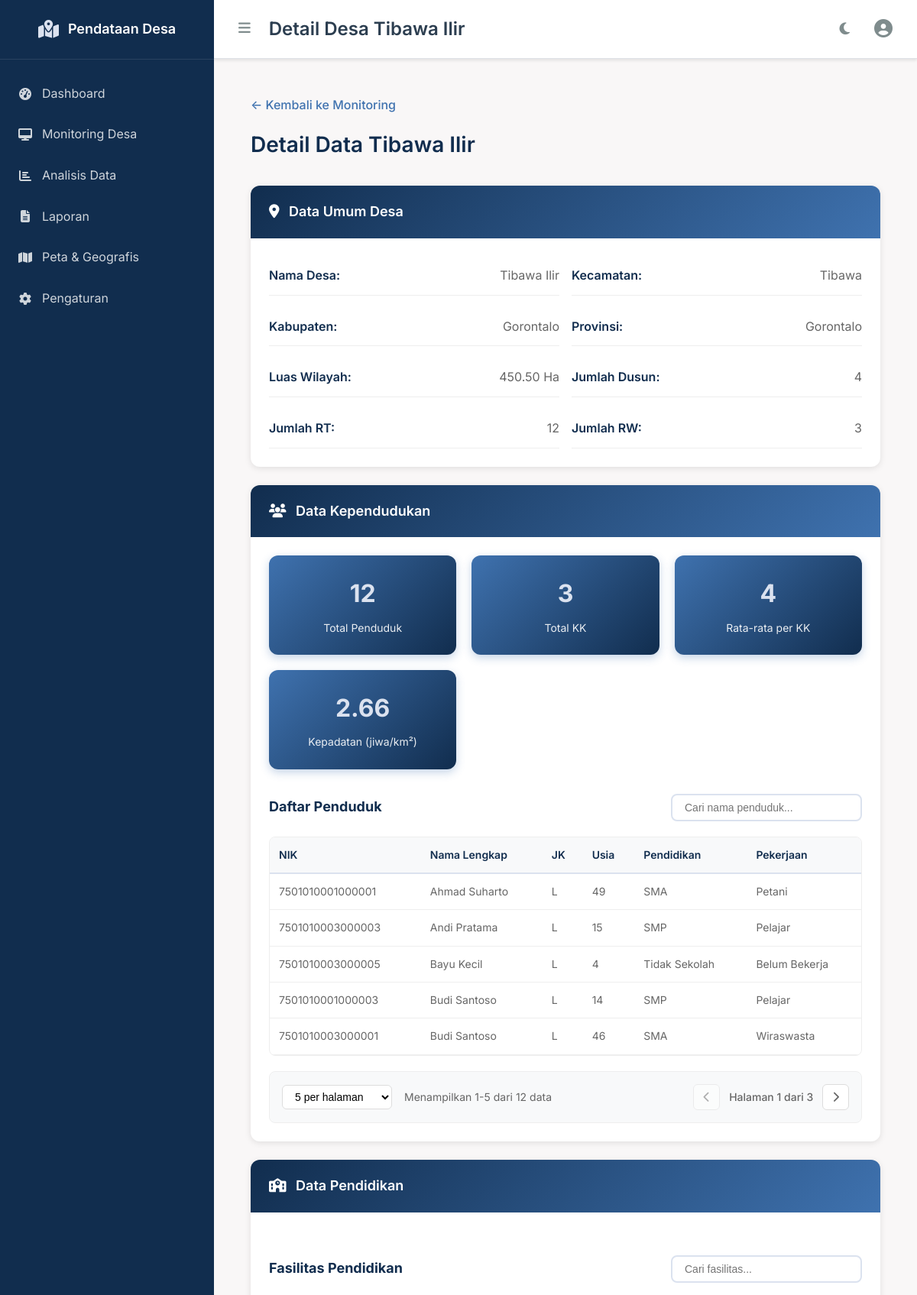
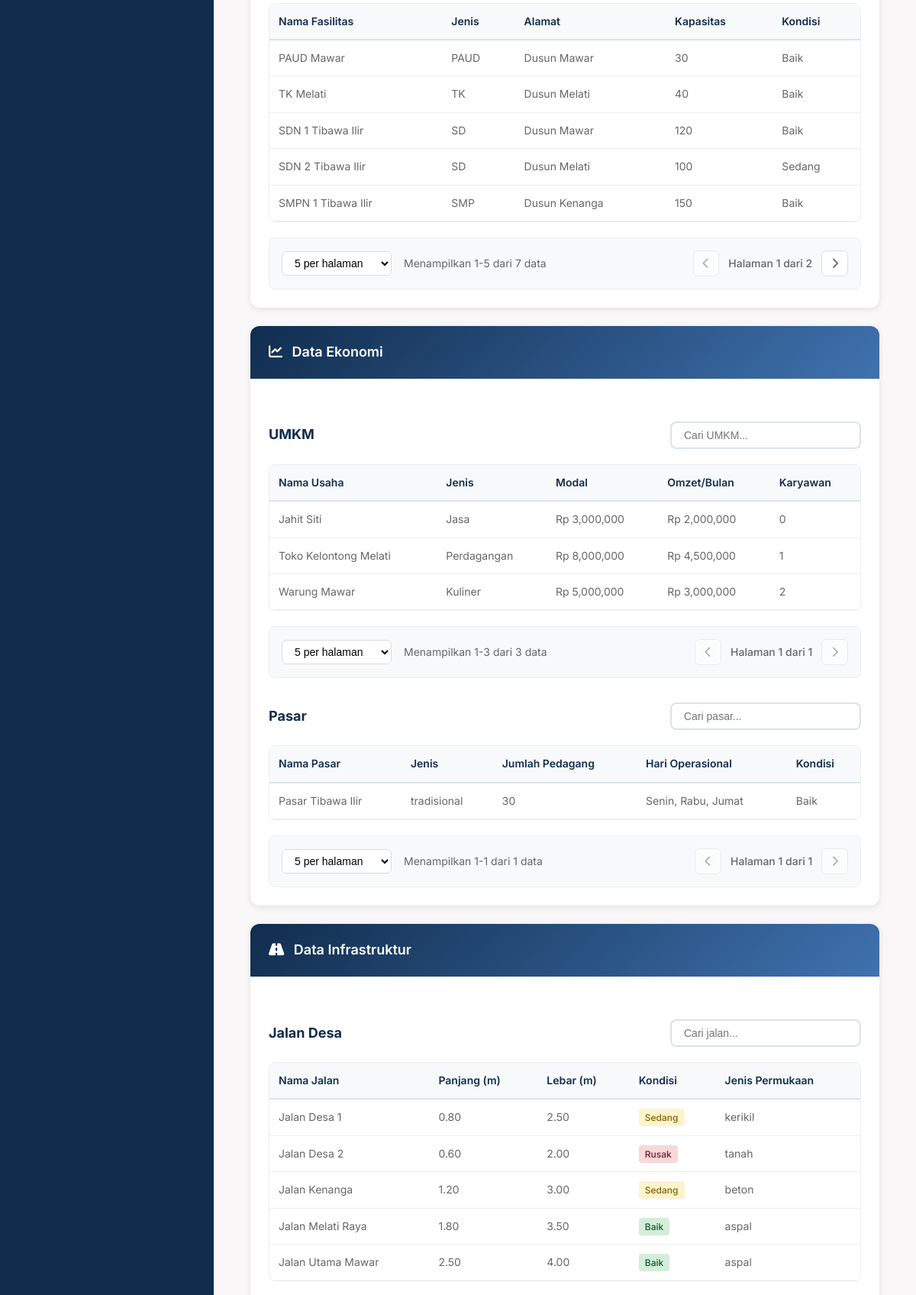
The app's page /pages/admin/detail-desa/detail-desa.php?desa=1 (signed in, upper part) with its own data (2 pictures, top to bottom).
### tables this page shows
CREATE TABLE desa (
    id_desa INT PRIMARY KEY AUTO_INCREMENT,
    nama_desa VARCHAR(100) NOT NULL,
    nama_kecamatan VARCHAR(100) NOT NULL,
    nama_kabupaten VARCHAR(100) NOT NULL,
    nama_provinsi VARCHAR(100) NOT NULL,
    luas_wilayah DECIMAL(10,2),
    jumlah_dusun INT DEFAULT 0,
    jumlah_rt INT DEFAULT 0,
    jumlah_rw INT DEFAULT 0,
    koordinat_latitude DECIMAL(10,8),
    koordinat_longitude DECIMAL(11,8),
    peta_fisik VARCHAR(255),
    peta_administratif VARCHAR(255),
    created_at TIMESTAMP DEFAULT CURRENT_TIMESTAMP,
    updated_at TIMESTAMP DEFAULT CURRENT_TIMESTAMP ON UPDATE CURRENT_TIMESTAMP,
    UNIQUE KEY unique_desa_created (nama_desa, created_at)
);

CREATE TABLE penduduk (
    nik VARCHAR(16) NOT NULL,
    id_desa INT NOT NULL,
    id_keluarga INT,
    nama_lengkap VARCHAR(100) NOT NULL,
    jenis_kelamin ENUM('L', 'P') NOT NULL,
    tanggal_lahir DATE NOT NULL,
    usia INT,
    agama ENUM('Islam', 'Kristen', 'Katolik', 'Hindu', 'Buddha', 'Konghucu') NOT NULL,
    pendidikan_terakhir ENUM('Tidak Sekolah', 'SD', 'SMP', 'SMA', 'D3', 'S1', 'S2', 'S3') DEFAULT 'Tidak Sekolah',
    pekerjaan VARCHAR(100),
    status_pernikahan ENUM('Belum Menikah', 'Menikah', 'Cerai Hidup', 'Cerai Mati') DEFAULT 'Belum Menikah',
    status_migrasi ENUM('Menetap', 'Pendatang', 'Pindah') DEFAULT 'Menetap',
    alamat TEXT,
    created_at TIMESTAMP DEFAULT CURRENT_TIMESTAMP,
    updated_at TIMESTAMP DEFAULT CURRENT_TIMESTAMP ON UPDATE CURRENT_TIMESTAMP,
    PRIMARY KEY (nik, created_at),
    FOREIGN KEY (id_desa) REFERENCES desa(id_desa) ON DELETE CASCADE,
    FOREIGN KEY (id_keluarga) REFERENCES keluarga(id_keluarga) ON DELETE SET NULL
);

CREATE TABLE fasilitas_pendidikan (
    id_fasilitas INT PRIMARY KEY AUTO_INCREMENT,
    id_desa INT NOT NULL,
    nama_fasilitas VARCHAR(100) NOT NULL,
    jenis_pendidikan ENUM('PAUD', 'TK', 'SD', 'SMP', 'SMA', 'SMK') NOT NULL,
    alamat_fasilitas TEXT,
    kapasitas_siswa INT DEFAULT 0,
    kondisi_bangunan ENUM('Baik', 'Sedang', 'Rusak') DEFAULT 'Baik',
    jumlah_guru INT DEFAULT 0,
    created_at TIMESTAMP DEFAULT CURRENT_TIMESTAMP,
    updated_at TIMESTAMP DEFAULT CURRENT_TIMESTAMP ON UPDATE CURRENT_TIMESTAMP,
    UNIQUE KEY unique_fasilitas_created (nama_fasilitas, created_at),
    FOREIGN KEY (id_desa) REFERENCES desa(id_desa) ON DELETE CASCADE
);

CREATE TABLE umkm (
    id_umkm INT PRIMARY KEY AUTO_INCREMENT,
    id_desa INT NOT NULL,
    id_ekonomi INT NULL,
    nik_pemilik VARCHAR(16) NOT NULL,
    nama_usaha VARCHAR(100) NOT NULL,
    jenis_usaha VARCHAR(100),
    modal_usaha DECIMAL(15,2),
    omzet_perbulan DECIMAL(15,2),
    jumlah_karyawan INT DEFAULT 0,
    alamat_usaha TEXT,
    status_izin ENUM('Ada', 'Tidak Ada') DEFAULT 'Tidak Ada',
    created_at TIMESTAMP DEFAULT CURRENT_TIMESTAMP,
    updated_at TIMESTAMP DEFAULT CURRENT_TIMESTAMP ON UPDATE CURRENT_TIMESTAMP,
    UNIQUE KEY unique_umkm_created (nama_usaha, created_at),
    FOREIGN KEY (id_desa) REFERENCES desa(id_desa) ON DELETE CASCADE,
    FOREIGN KEY (id_ekonomi) REFERENCES data_ekonomi(id_ekonomi) ON DELETE SET NULL
);

CREATE TABLE pasar (
    id_pasar INT PRIMARY KEY AUTO_INCREMENT,
    id_desa INT NOT NULL,
    nama_pasar VARCHAR(100) NOT NULL,
    jenis_pasar ENUM('tradisional', 'modern') DEFAULT 'tradisional',
    jumlah_pedagang INT DEFAULT 0,
    hari_operasional VARCHAR(100),
    alamat_pasar TEXT,
    kondisi_fasilitas ENUM('Baik', 'Sedang', 'Rusak') DEFAULT 'Baik',
    created_at TIMESTAMP DEFAULT CURRENT_TIMESTAMP,
    updated_at TIMESTAMP DEFAULT CURRENT_TIMESTAMP ON UPDATE CURRENT_TIMESTAMP,
    UNIQUE KEY unique_pasar_created (nama_pasar, created_at),
    FOREIGN KEY (id_desa) REFERENCES desa(id_desa) ON DELETE CASCADE
);

CREATE TABLE infrastruktur_jalan (
    id_jalan INT PRIMARY KEY AUTO_INCREMENT,
    id_desa INT NOT NULL,
    nama_jalan VARCHAR(100) NOT NULL,
    panjang_jalan DECIMAL(8,2) NOT NULL,
    lebar_jalan DECIMAL(5,2),
    kondisi_jalan ENUM('baik', 'sedang', 'rusak') DEFAULT 'baik',
    jenis_permukaan ENUM('aspal', 'beton', 'tanah', 'kerikil') DEFAULT 'tanah',
    foto_jalan VARCHAR(255),
    created_at TIMESTAMP DEFAULT CURRENT_TIMESTAMP,
    updated_at TIMESTAMP DEFAULT CURRENT_TIMESTAMP ON UPDATE CURRENT_TIMESTAMP,
    UNIQUE KEY unique_jalan_created (nama_jalan, created_at),
    FOREIGN KEY (id_desa) REFERENCES desa(id_desa) ON DELETE CASCADE
);

### pages/admin/detail-desa/detail-desa.php (the view, shortened to what the rows shown need)
<?php
require_once __DIR__ . '/../../../database/queries.php';
$queries = new Queries();
$desa_id = $_GET['desa'] ?? null;
$desa_data = $queries->getDesaById($desa_id);
$stats_penduduk = $queries->getStatistikPenduduk($desa_id);
$penduduk_list = $queries->getPendudukByDesa($desa_id);
$fasilitas_pendidikan = $queries->getFasilitasPendidikan($desa_id);
$umkm_list = $queries->getUMKM($desa_id);
$pasar_list = $queries->getPasarByDesa($desa_id);
$jalan_list = $queries->getInfrastrukturJalan($desa_id);
$total_penduduk = $stats_penduduk['total'] ?? 0;
$luas_km2 = ($desa_data['luas_wilayah'] ?? 0) * 0.01;
$kepadatan = $luas_km2 > 0 ? round($total_penduduk / $luas_km2, 2) : 0;
$is_ajax = isset($_SERVER['HTTP_X_REQUESTED_WITH']) &&
           strtolower($_SERVER['HTTP_X_REQUESTED_WITH']) === 'xmlhttprequest';
?>
<div class="detail-desa-container">
    <div class="detail-desa-header">
        <div class="detail-desa-breadcrumb">
            <a href="<?php echo BASE_URL; ?>pages/admin/monitoring/monitoring.php">← Kembali ke Monitoring</a>
        </div>
        <h2>Detail Data <?php echo $desa_data['nama_desa']; ?></h2>
    </div>
    <div class="detail-section">
        <div class="section-content">
            <div class="info-grid">
                <div class="info-item">
                    <label>Nama Desa:</label>
                    <span><?php echo $desa_data['nama_desa']; ?></span>
                </div>
                <div class="info-item">
                    <label>Kecamatan:</label>
                    <span><?php echo $desa_data['nama_kecamatan']; ?></span>
                </div>
                <div class="info-item">
                    <label>Kabupaten:</label>
                    <span><?php echo $desa_data['nama_kabupaten']; ?></span>
                </div>
                <div class="info-item">
                    <label>Provinsi:</label>
                    <span><?php echo $desa_data['nama_provinsi']; ?></span>
                </div>
                <div class="info-item">
                    <label>Luas Wilayah:</label>
                    <span><?php echo $desa_data['luas_wilayah']; ?> Ha</span>
                </div>
                <div class="info-item">
                    <label>Jumlah Dusun:</label>
                    <span><?php echo $desa_data['jumlah_dusun']; ?></span>
                </div>
                <div class="info-item">
                    <label>Jumlah RT:</label>
                    <span><?php echo $desa_data['jumlah_rt']; ?></span>
                </div>
                <div class="info-item">
                    <label>Jumlah RW:</label>
                    <span><?php echo $desa_data['jumlah_rw']; ?></span>
                </div>
            </div>
        </div>
    </div>
    <div class="detail-section">
        <div class="section-content">
            <div class="stats-grid">
                <div class="stat-card">
                    <div class="stat-number"><?php echo $kepadatan; ?></div>
                    <div class="stat-label">Kepadatan (jiwa/km²)</div>
                </div>
            </div>
            <div class="data-table-section">
                <div class="table-responsive">
                    <table class="data-table" id="pendudukTable">
                        <thead>
                            <tr>
                                <th>NIK</th>
                                <th>Nama Lengkap</th>
                                <th>JK</th>
                                <th>Usia</th>
                                <th>Pendidikan</th>
                                <th>Pekerjaan</th>
                            </tr>
                        </thead>
                        <tbody>
                            <?php foreach ($penduduk_list as $penduduk): ?>
                            <tr>
                                <td><?php echo $penduduk['nik']; ?></td>
                                <td><?php echo $penduduk['nama_lengkap']; ?></td>
                                <td><?php echo $penduduk['jenis_kelamin']; ?></td>
                                <td><?php echo $penduduk['usia']; ?></td>
                                <td><?php echo $penduduk['pendidikan_terakhir']; ?></td>
                                <td><?php echo $penduduk['pekerjaan']; ?></td>
                            </tr>
                            <?php endforeach; ?>
                        </tbody>
                    </table>
                </div>
            </div>
        </div>
    </div>
    <div class="detail-section">
        <div class="section-content">
            <div class="data-table-section">
                <div class="table-responsive">
                    <table class="data-table" id="pendidikanTable">
                        <thead>
                            <tr>
                                <th>Nama Fasilitas</th>
                                <th>Jenis</th>
                                <th>Alamat</th>
                                <th>Kapasitas</th>
                                <th>Kondisi</th>
                            </tr>
                        </thead>
                        <tbody>
                            <?php foreach ($fasilitas_pendidikan as $fasilitas): ?>
                            <tr>
                                <td><?php echo $fasilitas['nama_fasilitas']; ?></td>
                                <td><?php echo $fasilitas['jenis_pendidikan']; ?></td>
                                <td><?php echo $fasilitas['alamat_fasilitas']; ?></td>
                                <td><?php echo $fasilitas['kapasitas_siswa']; ?></td>
                                <td><?php echo $fasilitas['kondisi_bangunan']; ?></td>
                            </tr>
                            <?php endforeach; ?>
                        </tbody>
                    </table>
                </div>
            </div>
        </div>
    </div>
    <div class="detail-section">
        <div class="section-content">
            <div class="data-table-section">
                <div class="table-responsive">
                    <table class="data-table" id="umkmTable">
                        <thead>
                            <tr>
                                <th>Nama Usaha</th>
                                <th>Jenis</th>
                                <th>Modal</th>
                                <th>Omzet/Bulan</th>
                                <th>Karyawan</th>
                            </tr>
                        </thead>
                        <tbody>
                            <?php foreach ($umkm_list as $umkm): ?>
                            <tr>
                                <td><?php echo $umkm['nama_usaha']; ?></td>
                                <td><?php echo $umkm['jenis_usaha']; ?></td>
                                <td>Rp <?php echo number_format($umkm['modal_usaha']); ?></td>
                                <td>Rp <?php echo number_format($umkm['omzet_perbulan']); ?></td>
                                <td><?php echo $umkm['jumlah_karyawan']; ?></td>
                            </tr>
                            <?php endforeach; ?>
                        </tbody>
                    </table>
                </div>
            </div>
            <div class="data-table-section">
                <div class="table-responsive">
                    <table class="data-table" id="pasarTable">
                        <thead>
                            <tr>
                                <th>Nama Pasar</th>
                                <th>Jenis</th>
                                <th>Jumlah Pedagang</th>
                                <th>Hari Operasional</th>
                                <th>Kondisi</th>
                            </tr>
                        </thead>
                        <tbody>
                            <?php foreach ($pasar_list as $pasar): ?>
                            <tr>
                                <td><?php echo $pasar['nama_pasar']; ?></td>
                                <td><?php echo $pasar['jenis_pasar']; ?></td>
                                <td><?php echo $pasar['jumlah_pedagang']; ?></td>
                                <td><?php echo $pasar['hari_operasional']; ?></td>
                                <td><?php echo $pasar['kondisi_fasilitas']; ?></td>
                            </tr>
                            <?php endforeach; ?>
                        </tbody>
                    </table>
                </div>
            </div>
        </div>
    </div>
    <div class="detail-section">
        <div class="section-content">
            <div class="data-table-section">
                <div class="table-responsive">
                    <table class="data-table" id="jalanTable">
                        <thead>
                            <tr>
                                <th>Nama Jalan</th>
                                <th>Panjang (m)</th>
                                <th>Lebar (m)</th>
                                <th>Kondisi</th>
                                <th>Jenis Permukaan</th>
                            </tr>
                        </thead>
                        <tbody>
                            <?php foreach ($jalan_list as $jalan): ?>
                            <tr>
                                <td><?php echo $jalan['nama_jalan']; ?></td>
                                <td><?php echo $jalan['panjang_jalan']; ?></td>
                                <td><?php echo $jalan['lebar_jalan']; ?></td>
                                <td><span class="status-badge status-<?php echo $jalan['kondisi_jalan']; ?>"><?php echo ucfirst($jalan['kondisi_jalan']); ?></span></td>
                                <td><?php echo $jalan['jenis_permukaan']; ?></td>
                            </tr>
                            <?php endforeach; ?>
                        </tbody>
                    </table>
                </div>
            </div>
        </div>
    </div>
</div>
<?php
if (!$is_ajax) {
    require_once __DIR__ . '/../../../layout/main.php';
}
?>

### records on screen
desa: nama_desa "Tibawa Ilir", nama_kecamatan "Tibawa", nama_kabupaten "Gorontalo", nama_provinsi "Gorontalo", luas_wilayah "450.50", jumlah_dusun "4", jumlah_rt "12", jumlah_rw "3", luas_wilayah "2.66"
penduduk: nik "7501010001000001", nama_lengkap "Ahmad Suharto", jenis_kelamin "L", usia "49", pendidikan_terakhir "SMA", pekerjaan "Petani"
penduduk: nik "7501010003000003", nama_lengkap "Andi Pratama", jenis_kelamin "L", usia "15", pendidikan_terakhir "SMP", pekerjaan "Pelajar"
penduduk: nik "7501010003000005", nama_lengkap "Bayu Kecil", jenis_kelamin "L", usia "4", pendidikan_terakhir "Tidak Sekolah", pekerjaan "Belum Bekerja"
penduduk: nik "7501010001000003", nama_lengkap "Budi Santoso", jenis_kelamin "L", usia "14", pendidikan_terakhir "SMP", pekerjaan "Pelajar"
penduduk: nik "7501010003000001", nama_lengkap "Budi Santoso", jenis_kelamin "L", usia "46", pendidikan_terakhir "SMA", pekerjaan "Wiraswasta"
fasilitas_pendidikan: nama_fasilitas "PAUD Mawar", jenis_pendidikan "PAUD", alamat_fasilitas "Dusun Mawar", kapasitas_siswa "30", kondisi_bangunan "Baik"
fasilitas_pendidikan: nama_fasilitas "TK Melati", jenis_pendidikan "TK", alamat_fasilitas "Dusun Melati", kapasitas_siswa "40", kondisi_bangunan "Baik"
fasilitas_pendidikan: nama_fasilitas "SDN 1 Tibawa Ilir", jenis_pendidikan "SD", alamat_fasilitas "Dusun Mawar", kapasitas_siswa "120", kondisi_bangunan "Baik"
fasilitas_pendidikan: nama_fasilitas "SDN 2 Tibawa Ilir", jenis_pendidikan "SD", alamat_fasilitas "Dusun Melati", kapasitas_siswa "100", kondisi_bangunan "Sedang"
fasilitas_pendidikan: nama_fasilitas "SMPN 1 Tibawa Ilir", jenis_pendidikan "SMP", alamat_fasilitas "Dusun Kenanga", kapasitas_siswa "150", kondisi_bangunan "Baik"
umkm: nama_usaha "Jahit Siti", jenis_usaha "Jasa", modal_usaha "3,000,000", omzet_perbulan "2,000,000", jumlah_karyawan "0"
umkm: nama_usaha "Toko Kelontong Melati", jenis_usaha "Perdagangan", modal_usaha "8,000,000", omzet_perbulan "4,500,000", jumlah_karyawan "1"
umkm: nama_usaha "Warung Mawar", jenis_usaha "Kuliner", modal_usaha "5,000,000", omzet_perbulan "3,000,000", jumlah_karyawan "2"
pasar: nama_pasar "Pasar Tibawa Ilir", jenis_pasar "tradisional", jumlah_pedagang "30", hari_operasional "Senin, Rabu, Jumat", kondisi_fasilitas "Baik"
infrastruktur_jalan: nama_jalan "Jalan Desa 1", panjang_jalan "0.80", lebar_jalan "2.50", kondisi_jalan "Sedang", jenis_permukaan "kerikil"
infrastruktur_jalan: nama_jalan "Jalan Desa 2", panjang_jalan "0.60", lebar_jalan "2.00", kondisi_jalan "Rusak", jenis_permukaan "tanah"
infrastruktur_jalan: nama_jalan "Jalan Kenanga", panjang_jalan "1.20", lebar_jalan "3.00", kondisi_jalan "Sedang", jenis_permukaan "beton"
infrastruktur_jalan: nama_jalan "Jalan Melati Raya", panjang_jalan "1.80", lebar_jalan "3.50", kondisi_jalan "Baik", jenis_permukaan "aspal"
infrastruktur_jalan: nama_jalan "Jalan Utama Mawar", panjang_jalan "2.50", lebar_jalan "4.00", kondisi_jalan "Baik", jenis_permukaan "aspal"

### other values on screen
$page_title "Detail Desa Tibawa Ilir"
$total_penduduk "12"
$total_kk "3"
$rata_per_kk "4"
